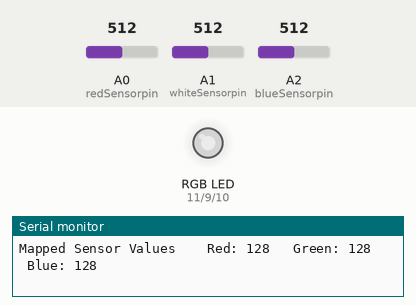
A sketch run on a simulated Arduino Uno, built with avr-gcc and run on an emulated ATmega328P. On the bench: an RGB LED mixed from three pins (HIGH = lit), the last lines printed to the serial monitor. The inputs (shaded band) are chosen by the test bench; at power-on: A0 (redSensorpin) = 512, A1 (whiteSensorpin) = 512, A2 (blueSensorpin) = 512. Dim RGB values are drawn brighter than linear.

Above: at 1.2 s.
1.3 s: A0 (redSensorpin) set to 415
At 2.0 s:
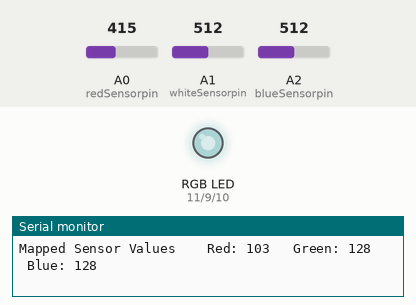
4.3 s: A0 (redSensorpin) set to 392
At 5.1 s:
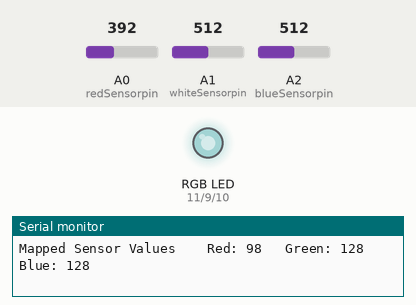
7.3 s: A1 (whiteSensorpin) set to 411
At 8.4 s:
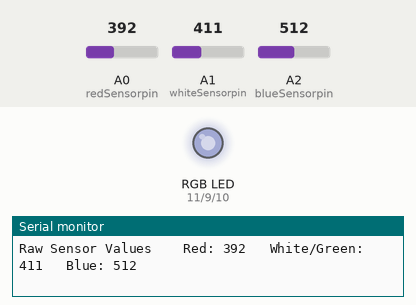
10.3 s: A1 (whiteSensorpin) set to 391
At 11.6 s:
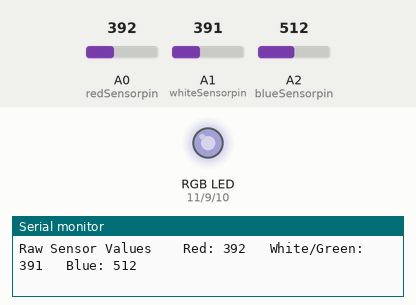
11.9 s: A2 (blueSensorpin) set to 417
At 13.5 s:
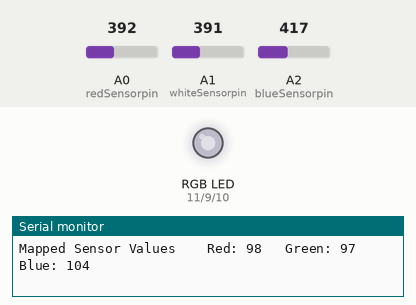
14.9 s: A2 (blueSensorpin) set to 382
At 16.5 s:
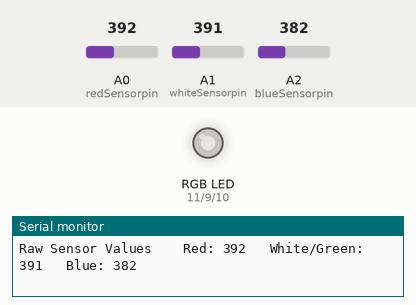
Timing chart, 0 to 18.0 s (numbered marks = the images above; inputs shaded):
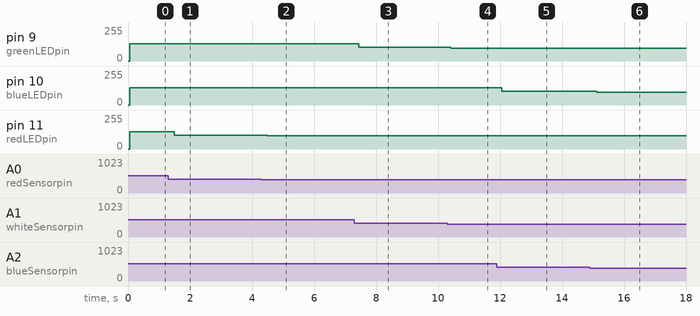

The sketch:

Project04.ino
```cpp
const int redLEDpin = 11;
const int blueLEDpin = 10;
const int greenLEDpin = 9;

const int redSensorpin = A0;
const int whiteSensorpin = A1;
const int blueSensorpin = A2;

int redValue = 0;
int blueValue = 0;
int greenValue = 0;

int redSensorValue = 0;
int whiteSensorValue = 0;
int blueSensorValue = 0;

void setup() {
  // put your setup code here, to run once:
  Serial.begin(9600);

  pinMode(redLEDpin, OUTPUT);
  pinMode(blueLEDpin, OUTPUT);
  pinMode(greenLEDpin, OUTPUT);
}

void loop() {
  // put your main code here, to run repeatedly:
  redSensorValue = analogRead(redSensorpin);
  delay(5);
  whiteSensorValue = analogRead(whiteSensorpin);
  delay(5);
  blueSensorValue = analogRead(blueSensorpin);

  Serial.print("Raw Sensor Values \t Red: ");
  Serial.print(redSensorValue);
  Serial.print("\t White/Green: ");
  Serial.print(whiteSensorValue);
  Serial.print("\t Blue: ");
  Serial.println(blueSensorValue);

  redValue = redSensorValue / 4;
  greenValue = whiteSensorValue / 4;
  blueValue = blueSensorValue / 4;

  Serial.print("Mapped Sensor Values \t Red: ");
  Serial.print(redValue);
  Serial.print("\t Green: ");
  Serial.print(greenValue);
  Serial.print("\t Blue: ");
  Serial.println(blueValue);

  analogWrite(redLEDpin, redValue);
  analogWrite(greenLEDpin, greenValue);
  analogWrite(blueLEDpin, blueValue);
}
```

Measured:
- after the input at 1.3 s, pin 11 (redLEDpin): 128/255 → 103/255 after 0.20 s
- after the input at 4.3 s, pin 11 (redLEDpin): 103/255 → 98/255 after 0.19 s
- after the input at 7.3 s, pin 9 (greenLEDpin): 128/255 → 102/255 after 0.15 s
- after the input at 10.3 s, pin 9 (greenLEDpin): 102/255 → 97/255 after 0.11 s
- after the input at 11.9 s, pin 10 (blueLEDpin): 128/255 → 104/255 after 0.16 s
- after the input at 14.9 s, pin 10 (blueLEDpin): 104/255 → 95/255 after 0.21 s
